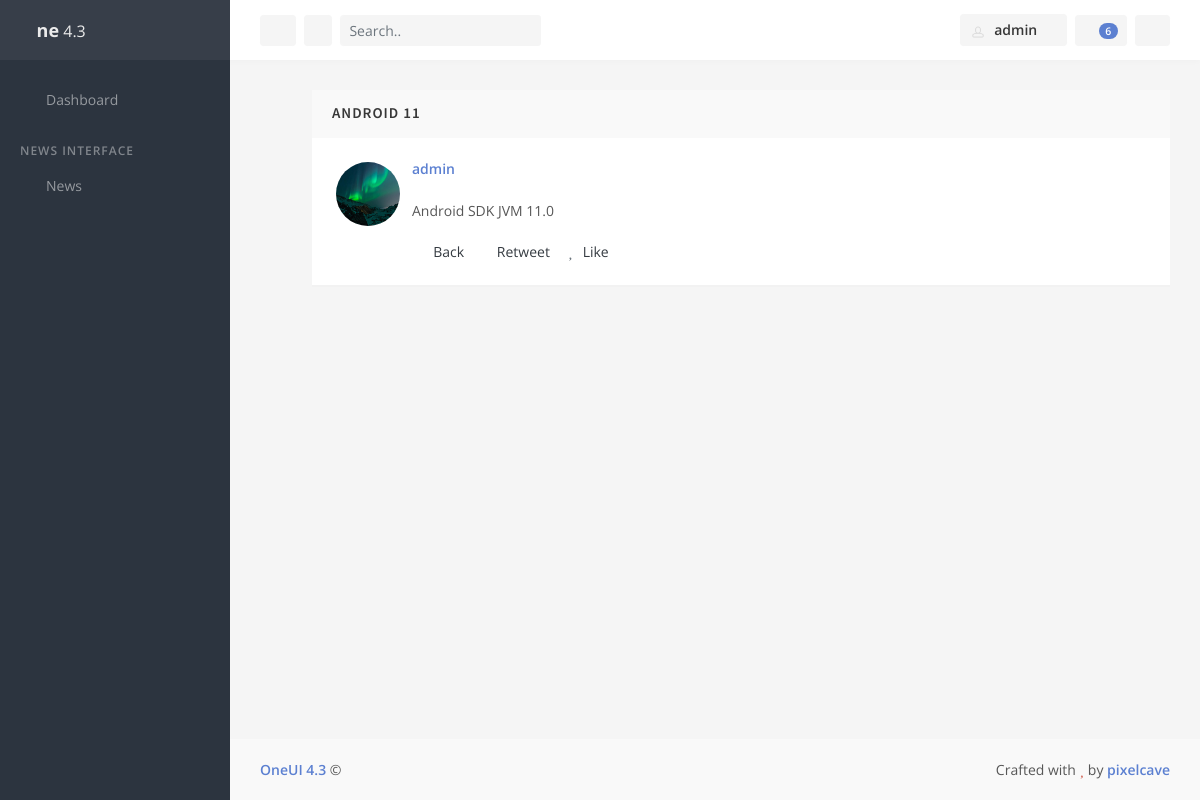
The app's page /news/7 (signed in) with its own data.
### news/models.py (models this page shows, shortened)
class News(models.Model):
    STATUS = [
        ('published', 'Published'),
        ('unpublished', 'Unpublished')
    ]
    title = models.CharField(verbose_name="Название", max_length=255)
    description = models.TextField(verbose_name="Описание")
    author = models.ForeignKey(User, on_delete=models.CASCADE)
    tag = models.ManyToManyField('Tag', null=True, blank=True, default=None)
    status = models.CharField(max_length=255, choices=STATUS, default="published")
    image = models.ImageField(null=True, blank=True)
    created_at = models.DateTimeField(verbose_name = "Дата создание", auto_now_add=timezone.now())
    class Meta:
        verbose_name = 'Новость'
        verbose_name_plural = 'Новости'

### news/views.py (the view)
# urls.py: path('<int:id>', views.NewsDetails.as_view(), name="details"),
class NewsDetails(LoginRequiredMixin,DetailView):
    login_url='/login'
    template_name='news/details.html'
    model=News
    pk_url_kwarg='id'

### news/templates/news/details.html (shortened to what this page needs)
{% extends 'news/layouts.html' %}
{% load static %}
{% block content %}
    <div class="timeline-event">
        <div class="timeline-event-block block js-appear-enabled animated fadeIn" data-toggle="appear">
            <div class="block-header block-header-default">
                <h3 class="block-title">{{ news.title }}</h3>
            </div>
            <div class="block-content">
                <div class="media font-size-sm">
                    <a class="img-link mr-2" href="javascript:void(0)">
                        {% if news.image %}
                            <img class="img-avatar img-avatar56 img-avatar-thumb" src="{{ news.image.url }}" alt="image">
                        {% else %}
                            <img class="img-avatar img-avatar56 img-avatar-thumb" src="{% static 'assets/media/photos/photo29.jpg' %}" alt="">
                        {% endif %}
                    </a>
                    <div class="media-body">
                        <p>
                            <a class="font-w600" href="javascript:void(0)">{{ news.author }}</a>
                            <article>
                                {{ news.description }}
                            </article>
                        </p>
                        <p>
                            <a class="text-dark mr-2" href="{% url 'news' %}">
                                <i class="fa fa-reply fa-fw text-muted"></i> Back
                            </a>
                            <a class="text-dark mr-2" href="javascript:void(0)">
                                <i class="fa fa-redo fa-fw text-muted"></i> Retweet
                            </a>
                            <a class="text-dark mr-2" href="javascript:void(0)">
                                <i class="fa fa-heart fa-fw text-muted"></i> Like
                            </a>
                        </p>
                    </div>
                </div>
            </div>
        </div>
    </div>
{% endblock %}

### news/templates/news/layouts.html (shortened to what this page needs)
{% load static %}
<!doctype html>
<html lang="en">
    <head>
        <link rel="stylesheet" id="css-main" href="{% static 'assets/css/oneui.min.css' %}">
    </head>
    <body>
        <div id="page-container" class="sidebar-o sidebar-dark enable-page-overlay side-scroll page-header-fixed">
            <nav id="sidebar" aria-label="Main Navigation">
                <div class="content-header bg-white-5">
                    <a class="font-w600 text-dual" href="index.html">
                        <i class="fa fa-circle-notch text-primary"></i>
                        <span class="smini-hide">
                            <span class="font-w700 font-size-h5">ne</span> <span class="font-w400">4.3</span>
                        </span>
                    </a>
                    <div>
                        <div class="dropdown d-inline-block ml-3">
                            <a class="text-dual font-size-sm" id="sidebar-themes-dropdown" data-toggle="dropdown" aria-haspopup="true" aria-expanded="false" href="#">
                                <i class="si si-drop"></i>
                            </a>
                        </div>
                    </div>
                </div>
                <div class="content-side content-side-full">
                    <ul class="nav-main">
                        <li class="nav-main-item">
                            <a class="nav-main-link" href="{% url 'home' %}">
                                <i class="nav-main-link-icon si si-speedometer"></i>
                                <span class="nav-main-link-name">Dashboard</span>
                            </a>
                        </li>
                        <li class="nav-main-heading">News Interface</li>
                        <li class="nav-main-item">
                            <a class="nav-main-link nav-main-link-submenu" data-toggle="submenu" aria-haspopup="true" aria-expanded="false" href="#">
                                <i class="nav-main-link-icon si si-energy"></i>
                                <span class="nav-main-link-name">News</span>
                            </a>
                        </li>
                    </ul>
                </div>
            </nav>
            <header id="page-header">
                <div class="content-header">
                    <div class="d-flex align-items-center">
                        <button type="button" class="btn btn-sm btn-dual mr-2 d-none d-lg-inline-block" data-toggle="layout" data-action="sidebar_mini_toggle">
                            <i class="fa fa-fw fa-ellipsis-v"></i>
                        </button>
                        <button type="button" class="btn btn-sm btn-dual mr-2" data-toggle="modal" data-target="#one-modal-apps">
                            <i class="si si-grid"></i>
                        </button>
                        <form class="d-none d-sm-inline-block" action="be_pages_generic_search.html" method="POST">
                            <div class="input-group input-group-sm">
                                <input type="text" class="form-control form-control-alt" placeholder="Search.." id="page-header-search-input2" name="page-header-search-input2">
                                <div class="input-group-append">
                                    <span class="input-group-text bg-body border-0">
                                        <i class="si si-magnifier"></i>
                                    </span>
                                </div>
                            </div>
                        </form>
                    </div>
                    <div class="d-flex align-items-center">
                        <div class="dropdown d-inline-block ml-2">
                            <button type="button" class="btn btn-sm btn-dual" id="page-header-user-dropdown" data-toggle="dropdown" aria-haspopup="true" aria-expanded="false">
                                <img class="rounded" src="{% static 'assets/media/avatars/avatar10.jpg' %}" alt="Header Avatar" style="width: 18px;">
                                <span class="d-none d-sm-inline-block ml-1">
                                    {% if request.user %}
                                        {{ request.user.username }}
                                    {% else %}
                                        'Anonim'
                                    {% endif %}
                                </span>
                                <i class="fa fa-fw fa-angle-down d-none d-sm-inline-block"></i>
                            </button>
                        </div>
                        <div class="dropdown d-inline-block ml-2">
                            <button type="button" class="btn btn-sm btn-dual" id="page-header-notifications-dropdown" data-toggle="dropdown" aria-haspopup="true" aria-expanded="false">
                                <i class="si si-bell"></i>
                                <span class="badge badge-primary badge-pill">6</span>
                            </button>
                        </div>
                        <button type="button" class="btn btn-sm btn-dual ml-2" data-toggle="layout" data-action="side_overlay_toggle">
                            <i class="fa fa-fw fa-list-ul fa-flip-horizontal"></i>
                        </button>
                    </div>
                </div>
            </header>
            <main id="main-container">
                <div class="content">
                    {% block content %}{% endblock content %}
                </div>
            </main>
            <footer id="page-footer" class="bg-body-light">
                <div class="content py-3">
                    <div class="row font-size-sm">
                        <div class="col-sm-6 order-sm-2 py-1 text-center text-sm-right">
                            Crafted with <i class="fa fa-heart text-danger"></i> by <a class="font-w600" href="https://1.envato.market/ydb" target="_blank">pixelcave</a>
                        </div>
                        <div class="col-sm-6 order-sm-1 py-1 text-center text-sm-left">
                            <a class="font-w600" href="https://1.envato.market/xWy" target="_blank">OneUI 4.3</a> &copy;
                        </div>
                    </div>
                </div>
            </footer>
        </div>
    </body>
</html>

### records on screen
News: title "ANDROID 11", image (picture), author "admin", description "Android SDK JVM 11.0"

### other values on screen
{{ request.user.username }} "admin"
